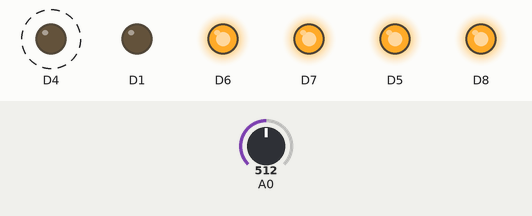
Simulated run of this sketch. Board: ESP8266 (NodeMCU). Parts: output pins drawn as LEDs (lit = HIGH). Dashed ring = blinking. Inputs (shaded band) come from the test bench; at power-on: A0 = 512.

Above: at 1.3 s.
1.4 s: A0 set to 310
4.4 s: A0 set to 282
At 5.12 s:
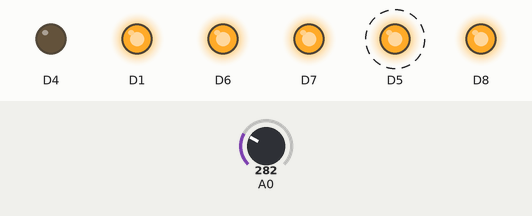
7.4 s: A0 set to 262
10.4 s: A0 set to 236
At 11.12 s:
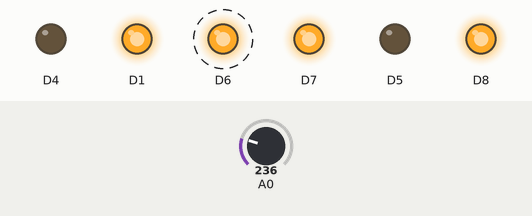
13.4 s: A0 set to 212
16.4 s: A0 set to 192
At 17.13 s:
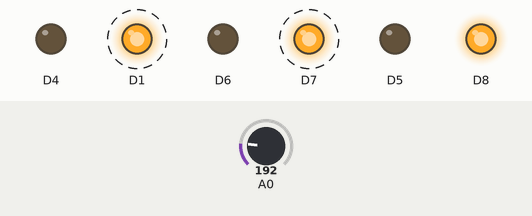
Timing chart, 0 to 20.4 s (numbered marks = the images above; inputs shaded):
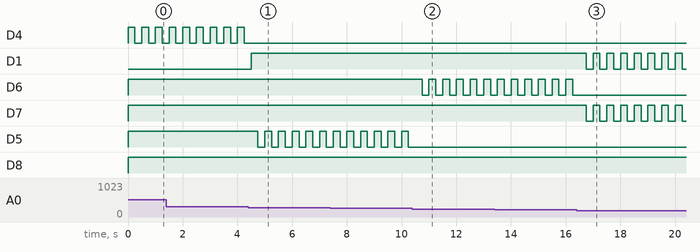

Measured:
- the behaviour switches between 301 and 300 on A0 (found by bisection; images 0 and 1)
- the behaviour switches between 251 and 250 on A0 (found by bisection; images 1 and 2)
- the behaviour switches between 201 and 200 on A0 (found by bisection; images 2 and 3)
- after the input at 4.4 s, D4: stops changing and stays LOW; D1: LOW → HIGH after 0.10 s; D5: alternates HIGH for 0.25 s and LOW for 0.25 s, starting after 0.35 s
- after the input at 10.4 s, D6: alternates HIGH for 0.25 s and LOW for 0.25 s, starting after 0.35 s; D5: stops changing and stays LOW
- after the input at 16.4 s, D1, D7: alternates HIGH for 0.25 s and LOW for 0.25 s, starting after 0.36 s; D6: stops changing and stays LOW
- by itself, D4: alternates HIGH for 0.25 s and LOW for 0.25 s

The sketch:

Smoke_Dectector_MQ-5.ino
```cpp
int analogValue = 0;

void setup() {

  pinMode(D1, OUTPUT);
  pinMode(D4, OUTPUT);
  pinMode(D5, OUTPUT);
  pinMode(D6, OUTPUT);
  pinMode(D7, OUTPUT);
  pinMode(D8, OUTPUT);

}

void loop() {

  analogValue = analogRead(A0);
  if (analogValue > 0) {
    digitalWrite(D8, HIGH);
  }
  if (analogValue > 150 && analogValue <= 200) {
    digitalWrite(D1, HIGH);
    digitalWrite(D7, HIGH);
    delay(250);
    digitalWrite(D1, LOW);
    digitalWrite(D7, LOW);
    delay(250);
  }
  if (analogValue > 200 && analogValue <= 250) {
    digitalWrite(D7, HIGH);
    digitalWrite(D6, HIGH);
    digitalWrite(D1, HIGH);
    delay(250);
    digitalWrite(D6, LOW);
    delay(250);
  }
  if (analogValue > 250 && analogValue <= 300) {
    digitalWrite(D7, HIGH);
    digitalWrite(D6, HIGH);
    digitalWrite(D5, HIGH);
    digitalWrite(D1, HIGH);
    delay(250);
    digitalWrite(D5, LOW);
    delay(250);
  }
  if (analogValue > 300) {
    digitalWrite(D7, HIGH);
    digitalWrite(D6, HIGH);
    digitalWrite(D5, HIGH);
    digitalWrite(D4, HIGH);
    delay(250);
    digitalWrite(D4, LOW);
    delay(250);
  }
  if (analogValue <= 300) {
    digitalWrite(D4, LOW);
  }
  if (analogValue <= 250) {
    digitalWrite(D5, LOW);
  }
  if (analogValue <= 200) {
    digitalWrite(D6, LOW);
    digitalWrite(D1, LOW);
  }
  if (analogValue <= 150) {
    digitalWrite(D7, LOW);
  }
}
```
